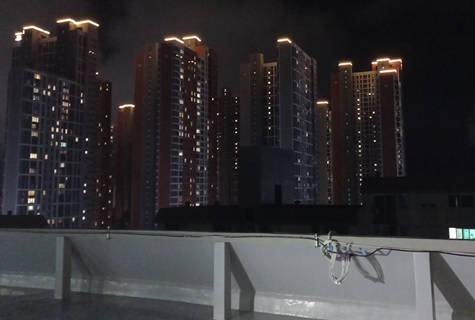
#> input picture chap06/images_ch06/buildings.jpg, 475 x 320 px
$ python brightness.py
#> lines starting #> are read from the running program, lines starting #| are printed output that depends on the picture
import sys
import numpy as np
import cv2

# 그레이스케일 영상 불러오기
src = cv2.imread('buildings.jpg', cv2.IMREAD_GRAYSCALE)
#> src: shape (320, 475); min 0, max 255, mean 52.1

if src is None:
    print('Image load failed!')
    sys.exit()

dst = cv2.add(src, 100)
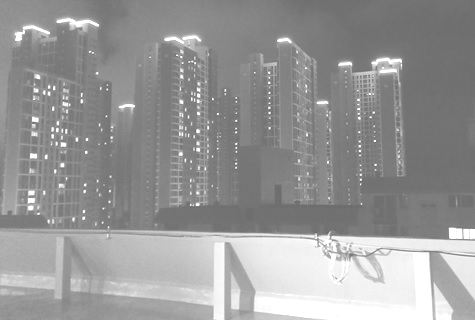
#> dst: shape (320, 475); min 100, max 255, mean 151.4
#dst = np.clip(src + 100., 0, 255).astype(np.uint8)

cv2.imshow('src', src)
cv2.imshow('dst', dst)
cv2.waitKey()

# 컬러 영상 불러오기
src = cv2.imread('buildings.jpg')
#> src is the input picture: shape (320, 475, 3); mean B, G, R 53.4, 51.2, 53.3

if src is None:
    print('Image load failed!')
    sys.exit()

dst = cv2.add(src, (100, 100, 100, 0))
#> dst: shape (320, 475, 3)
#dst = np.clip(src + 100., 0, 255).astype(np.uint8)

cv2.imshow('src', src)
cv2.imshow('dst', dst)
cv2.waitKey()

cv2.destroyAllWindows()
